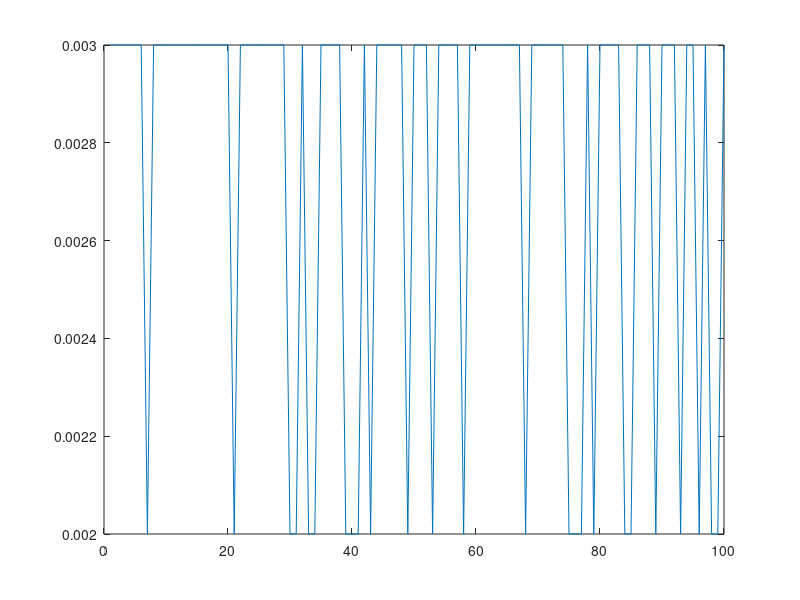

Here is the MATLAB script that generated this plot:
%test the model with best-fit parameters, creates data that includes
%values derived from the model that change on a trial by trial basis

%load up best drift and bias parameters based on model fit

drift_parameters = [0.003 0.002 0.003 0.003];
bias_parameters = [0.085 -0.281 0.472 -0.094];

% conditions: hel go, hel change, lel go, lel change

trial_sequence=importdata('TrialLabels.txt'); %load up the sequences

%look for string matches
hel_go=ismember(trial_sequence,'High Error Likelihood/GO');
plot(hel_go) %confirm 1 shows existence of that trial
hel_go_d=hel_go.*drift_parameters(1);
hel_go=hel_go.*bias_parameters(1);

hel_change=ismember(trial_sequence,'High Error Likelihood/CHANGE');
hel_change_d=hel_change.*drift_parameters(2);
hel_change=hel_change.*bias_parameters(2);

lel_go = ismember(trial_sequence,'Low Error Likelihood/GO');
lel_go_d=lel_go.*drift_parameters(3);
lel_go=lel_go.*bias_parameters(3);

lel_change = ismember(trial_sequence,'Low Error Likelihood/CHANGE');
lel_change_d=lel_change.*drift_parameters(4);
lel_change=lel_change.*bias_parameters(4);

%prediction of the trial by trial change in the bias parameter
activity_prediction_vector=hel_go+hel_change+lel_go+lel_change; %bias
activity_prediction_vector_d=hel_go_d+hel_change_d+lel_go_d+lel_change_d; %drift

figure(1), clf
plot(activity_prediction_vector)
%confirm that first trial is lel_go and that shows 0.472 bias
plot(activity_prediction_vector_d)

%now correlate/regress these against brain activity
